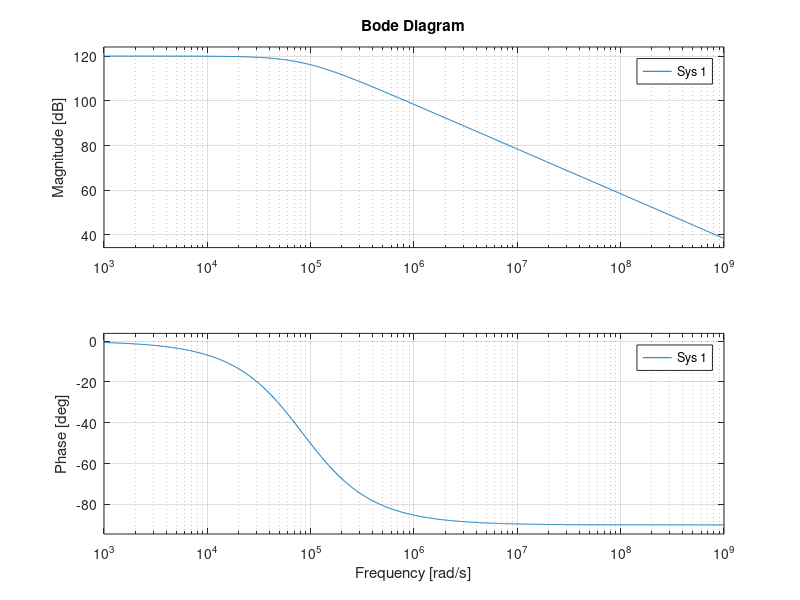

The MATLAB script that drew this image:
% Stability analysis for a JFET-bootstraped TIA
pkg load control;
s = tf('s');

Cds=100e-12;
Ra=1e+3;        % Rds || Rb, approx. Rb
gm=2.5e-3;
Cb=50e-12+4e-12; % Cpd + Cgs
Rf=1e+6;
Cf=12.0e-12;

GBW=3e+6;    % OPA189

Za = Ra/(1+Ra*Cds*s);
Zeq1=Za + Za*gm/(s*Cb) + 1/(s*Cb);
Zeq=1/(1/Zeq1+(7.2e-12+2e-12)*s);   % Cin + Cgd
Hg = 1/(s/(2*pi*GBW));
Hlg = Zeq/(Zeq+Rf/(1+Rf*5e-12*s));  % Cf set here
%margin(Hg*Hlg)
nyquist(1+Hg*Hlg)
input("foo", "s");
Zf=Rf/(1+Rf*Cf*s);
bode(minreal(Hg*Zf/(-(Hg+1)*Zeq)+Zf))
input("foo", "s");
